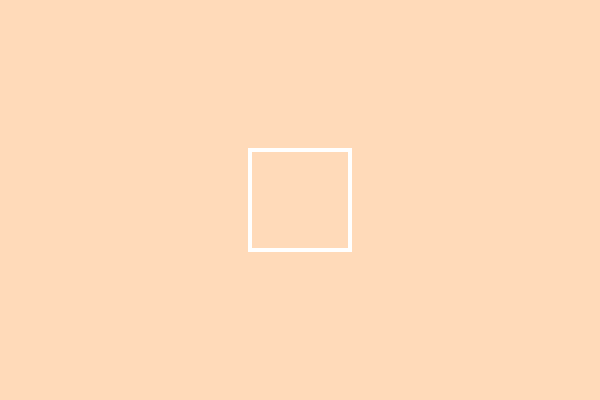
Frame 1 (no input)
Frame 60 (no input): identical to frame 1, image omitted
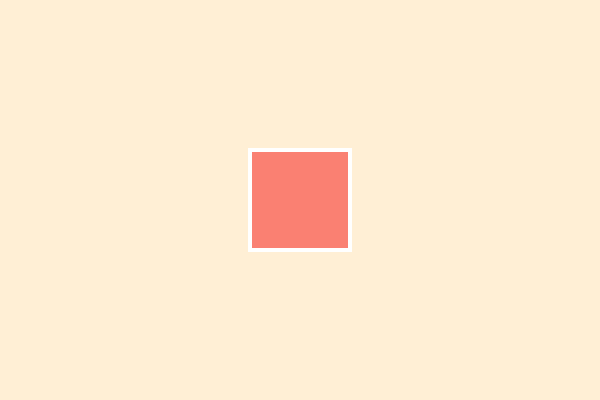
Frame 120 (the mouse pressed at the canvas centre since frame 60)

The p5.js sketch that drew these frames (run headless with seeded random() and noise() and a simulated clock; from frame 60 on, the mouse is pressed at the canvas centre):

// p5.js sketch
// ── sketch.js
//ref prof dawn
//modified sadaf shaikh

var on = false;

function setup() {
  createCanvas(600, 400);
}

function draw() {//toggles between two colors
  if (on) {
    background('papayawhip');
  } else {
    background('peachpuff');
  }
  
  stroke(255);
  strokeWeight(4);
  noFill();
  
  if (mouseX > 250 && mouseX < 350 && mouseY > 150 && mouseY < 250) {
    fill('salmon');
  }
  rectMode(CENTER);
  rect(300, 200, 100, 100);
}

function mousePressed() {//defines mouse click
  if (mouseX > 250 && mouseX < 350 && mouseY > 150 && mouseY < 250) {
    // if (on) {
    //   on = false;
    // } else {
    //   on = true;
    // }
    on = !on;
    
  }
}
